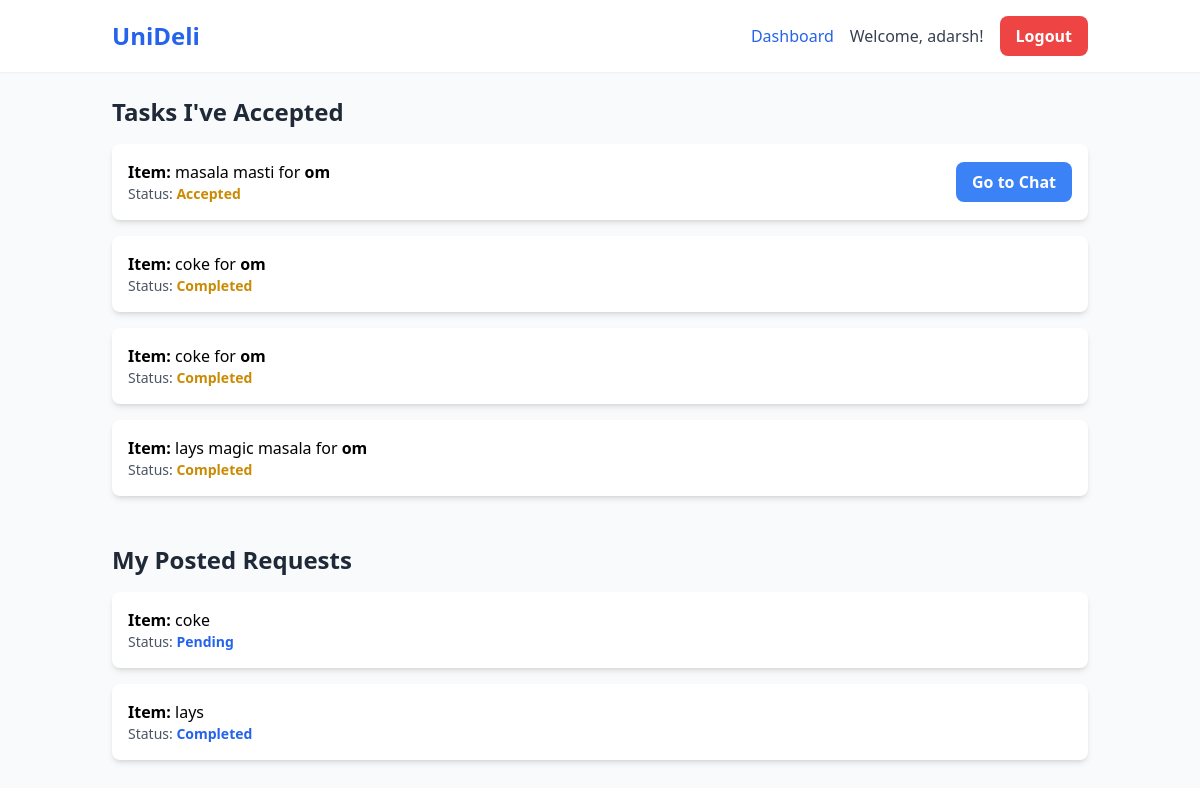
The page /my_deliveries.php (signed in) on the database its author committed.
### tables this page shows
CREATE TABLE `users` (
  `id` int(11) NOT NULL,
  `full_name` varchar(255) NOT NULL,
  `email` varchar(255) NOT NULL,
  `password_hash` varchar(255) NOT NULL,
  `created_at` timestamp NOT NULL DEFAULT current_timestamp()
);

CREATE TABLE `requests` (
  `id` int(11) NOT NULL,
  `requester_id` int(11) NOT NULL,
  `deliverer_id` int(11) DEFAULT NULL,
  `item_description` text NOT NULL,
  `pickup_location` varchar(255) NOT NULL,
  `delivery_fee` int(11) NOT NULL,
  `status` varchar(50) NOT NULL DEFAULT 'pending',
  `created_at` timestamp NOT NULL DEFAULT current_timestamp()
);

### my_deliveries.php (the view, shortened to what this page needs)
<?php
require_once 'api/db_connect.php';
$userId = $_SESSION['user_id'];
$userQuery = $conn->prepare("SELECT full_name FROM users WHERE id = ?");
$userQuery->bind_param("i", $userId);
$userQuery->execute();
$user = $userQuery->get_result()->fetch_assoc();
$userName = $user['full_name'];
$myRequestsQuery = $conn->prepare("SELECT * FROM requests WHERE requester_id = ? ORDER BY created_at DESC");
$myRequestsQuery->bind_param("i", $userId);
$myRequestsQuery->execute();
$myRequestsResult = $myRequestsQuery->get_result();
$myDeliveriesQuery = $conn->prepare("SELECT r.*, u.full_name AS requester_name FROM requests r JOIN users u ON r.requester_id = u.id WHERE r.deliverer_id = ? ORDER BY r.created_at DESC");
$myDeliveriesQuery->bind_param("i", $userId);
$myDeliveriesQuery->execute();
$myDeliveriesResult = $myDeliveriesQuery->get_result();
?>
<!DOCTYPE html>
<html lang="en">
<head>
    <script src="https://cdn.tailwindcss.com"></script>
</head>
<body class="bg-gray-50">
    <header class="bg-white shadow-sm">
        <div class="container mx-auto px-6 py-4 flex justify-between items-center">
            <h1 class="text-2xl font-bold text-blue-600">UniDeli</h1>
            <div class="flex items-center space-x-4">
                <a href="dashboard.php" class="text-blue-600 hover:text-blue-800">Dashboard</a>
                <span class="text-gray-700">Welcome, <?php echo htmlspecialchars($userName); ?>!</span>
                <a href="api/logout.php" class="bg-red-500 hover:bg-red-600 text-white font-semibold py-2 px-4 rounded-lg">Logout</a>
            </div>
        </div>
    </header>
    <main class="container mx-auto p-6">
<section class="mb-12">
    <h2 class="text-2xl font-bold text-gray-800 mb-4">Tasks I've Accepted</h2>
    <div class="space-y-4">
        <?php if ($myDeliveriesResult->num_rows > 0): ?>
            <?php while($delivery = $myDeliveriesResult->fetch_assoc()): ?>
                <div class="bg-white p-4 rounded-lg shadow-md flex justify-between items-center">
                    <div>
                       <p><strong>Item:</strong> <?php echo htmlspecialchars($delivery['item_description']); ?> for <strong><?php echo htmlspecialchars($delivery['requester_name']); ?></strong></p>
                       <p class="text-sm text-gray-600">Status: <span class="font-semibold text-yellow-600"><?php echo ucfirst(htmlspecialchars($delivery['status'])); ?></span></p>
                    </div>
                    <?php if ($delivery['status'] == 'accepted'): ?>
                        <a href="chat.php?request_id=<?php echo $delivery['id']; ?>" class="bg-blue-500 hover:bg-blue-600 text-white font-bold py-2 px-4 rounded-lg">Go to Chat</a>
                    <?php endif; ?>
                </div>
            <?php endwhile; ?>
        <?php else: ?>
            <p class="text-gray-500">You haven't accepted any deliveries yet.</p>
        <?php endif; ?>
    </div>
</section>
<section>
    <h2 class="text-2xl font-bold text-gray-800 mb-4">My Posted Requests</h2>
    <div class="space-y-4">
         <?php if ($myRequestsResult->num_rows > 0): ?>
            <?php while($request = $myRequestsResult->fetch_assoc()): ?>
                <div class="bg-white p-4 rounded-lg shadow-md flex justify-between items-center">
                    <div>
                       <p><strong>Item:</strong> <?php echo htmlspecialchars($request['item_description']); ?></p>
                       <p class="text-sm text-gray-600">Status: <span class="font-semibold text-blue-600"><?php echo ucfirst(htmlspecialchars($request['status'])); ?></span></p>
                    </div>
                </div>
            <?php endwhile; ?>
        <?php else: ?>
            <p class="text-gray-500">You haven't posted any requests.</p>
        <?php endif; ?>
    </div>
</section>
    </main>
</body>
</html>

### rows shown on the page
users: full_name "adarsh"
requests: item_description "masala masti", requester.full_name "om", status "Accepted"
requests: item_description "coke", requester.full_name "om", status "Completed"
requests: item_description "coke", requester.full_name "om", status "Completed"
requests: item_description "lays magic masala", requester.full_name "om", status "Completed"
requests: item_description "coke", status "Pending"
requests: item_description "lays", status "Completed"
